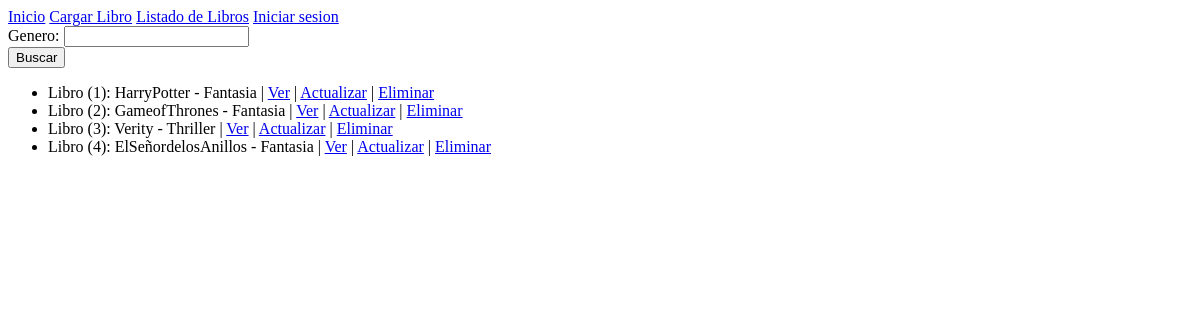
The page /listado-libros/ on the database as committed earlier.
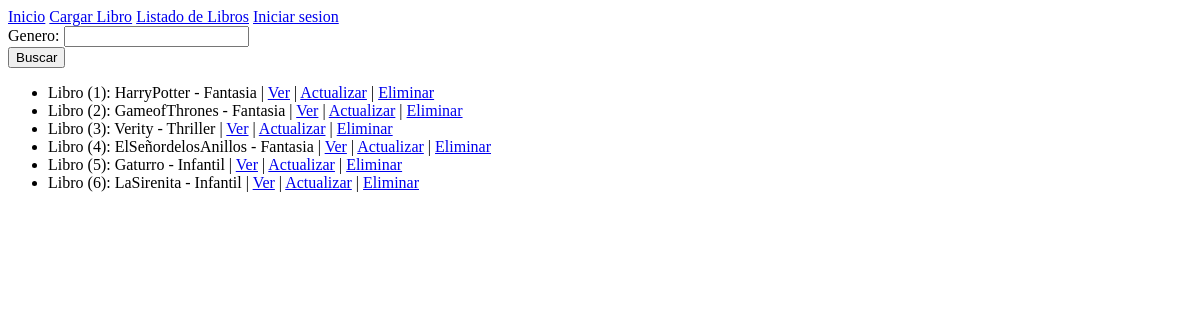
The same page on the database as committed later.
### inicio/models.py (models this page shows)
class Libro(models.Model):
    titulo = models.CharField(max_length=30)
    genero = models.CharField(max_length=30)
    def __str__(self):
        return f'Libro ({self.id}): {self.titulo} - {self.genero}'

### inicio/views.py (the view)
# urls.py: path('listado-libros/', listar_libros, name='listar')
def listar_libros(request):
    formulario= BuscarLibro(request.GET)
    if formulario.is_valid():
        genero_a_buscar= formulario.cleaned_data.get('genero')
        listado_de_libros=Libro.objects.filter(genero__icontains=genero_a_buscar)
    return render(request, 'listar_libros.html', {'listado_de_libros': listado_de_libros, 'formulario': formulario})

### inicio/forms.py
class BuscarLibro(forms.Form):
    genero = forms.CharField(max_length=30, required=False)

### inicio/templates/listar_libros.html (shortened to what this page needs)
{% extends "base.html" %}
{% block contenido %}
<form action={% url "listar" %} method="get">
    {{formulario}}
    <input type="submit" value="Buscar">
</form>
{% if listado_de_libros %}
<ul>
    {% for libro in listado_de_libros %}
    <li>
        {{libro}}
        | <a href={% url "ver" libro.id %}>Ver</a>
        | <a href={% url "actualizar" libro.id %}>Actualizar</a>
        | <a href={% url "eliminar" libro.id %}>Eliminar</a>
    </li>
    {% endfor %}
</ul>
{% else %}
<p>No se encontraron libros.</p>
{% endif %}
{% endblock contenido %}

Rows that differ between the two databases and show on the page:
added Libro: id+titulo+genero "Libro (5): Gaturro - Infantil"
added Libro: id+titulo+genero "Libro (6): LaSirenita - Infantil"
